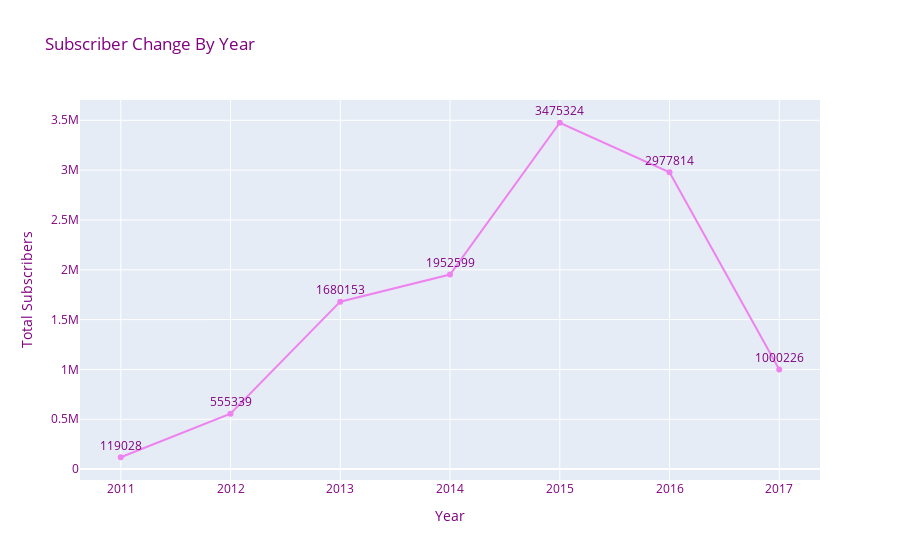

The code cell stored with this chart in its notebook:
### Code cell
#Total Subscribers by Year
sns.set_style("whitegrid")
new_df=pd.DataFrame(df.groupby(df['published_timestamp'].dt.year)['num_subscribers'].sum())
new_df=new_df.reset_index()

line = px.line(new_df, x="published_timestamp", y="num_subscribers", text="num_subscribers",title='Subscriber Change By Year'
               ,labels={"published_timestamp":"Year","num_subscribers":"Total Subscribers"}
               ,color_discrete_sequence=['violet'])
line.update_traces(textposition="top center")
line.update_layout(font_color='purple')

### Figure 1 — Plotly figure (JSON) as saved in the notebook; plotly's stock layout.template omitted (floating-point values rounded to 4 significant figures)
{"data": [{"hovertemplate": "Year=%{x}<br>Total Subscribers=%{text}<extra></extra>", "legendgroup": "", "line": {"color": "violet", "dash": "solid"}, "marker": {"symbol": "circle"}, "mode": "lines+markers+text", "name": "", "orientation": "v", "showlegend": false, "text": [119028, 555339, 1680153, 1952599, 3475324, 2977814, 1000226], "textposition": "top center", "type": "scatter", "x": [2011, 2012, 2013, 2014, 2015, 2016, 2017], "xaxis": "x", "y": [119028, 555339, 1680153, 1952599, 3475324, 2977814, 1000226], "yaxis": "y"}], "layout": {"font": {"color": "purple"}, "legend": {"tracegroupgap": 0}, "title": {"text": "Subscriber Change By Year"}, "xaxis": {"anchor": "y", "domain": [0, 1], "title": {"text": "Year"}}, "yaxis": {"anchor": "x", "domain": [0, 1], "title": {"text": "Total Subscribers"}}}}
